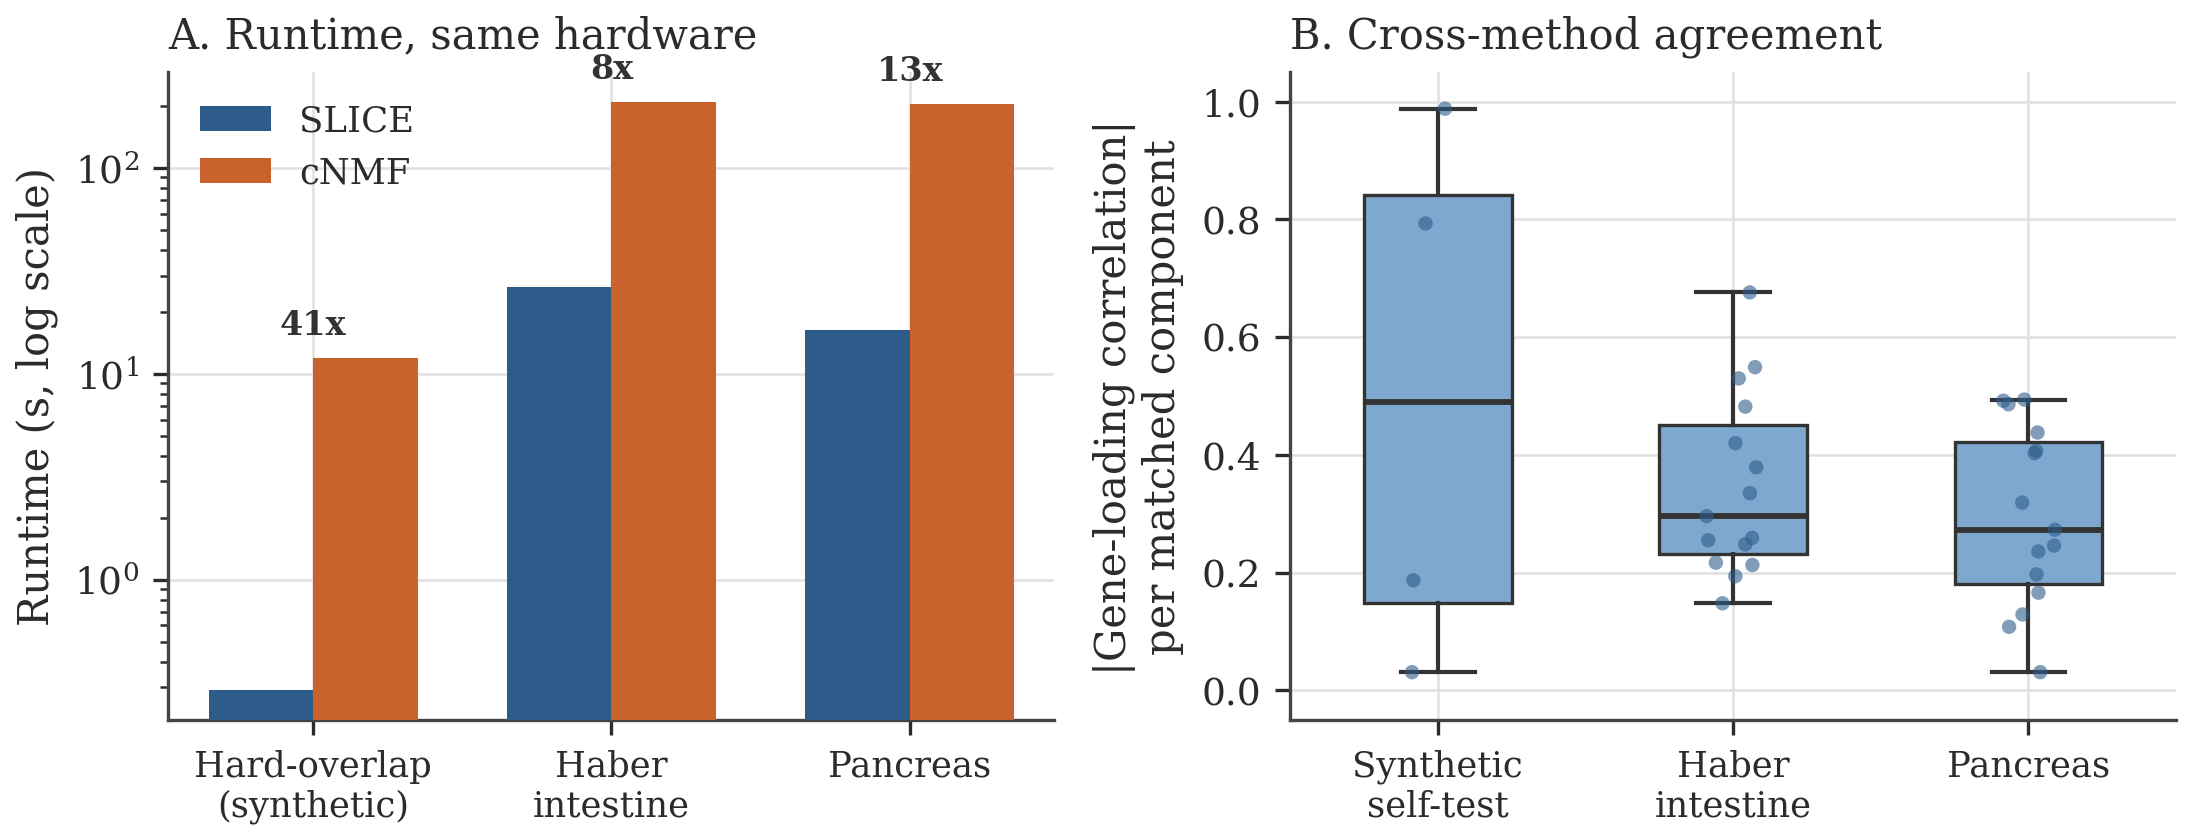

Generate this figure with Python:
import sys
sys.path.insert(0, '.')
from _style import set_style, COLORS
import matplotlib.pyplot as plt
import numpy as np

set_style()
fig, axes = plt.subplots(1, 2, figsize=(7.5, 3.0))

# --- Panel A: runtime, real datasets (log scale) ---
datasets = ["Hard-overlap\n(synthetic)", "Haber\nintestine", "Pancreas"]
slice_t = [0.29, 26.4, 16.3]
cnmf_t = [11.92, 209.9, 205.3]

ax = axes[0]
x = np.arange(len(datasets))
w = 0.35
ax.bar(x - w/2, slice_t, width=w, label="SLICE", color=COLORS["SLICE"], zorder=3)
ax.bar(x + w/2, cnmf_t, width=w, label="cNMF", color=COLORS["cNMF"], zorder=3)
ax.set_yscale("log")
ax.set_xticks(x)
ax.set_xticklabels(datasets, fontsize=8.5)
ax.set_ylabel("Runtime (s, log scale)")
ax.set_title("A. Runtime, same hardware", fontsize=10, loc="left")
ax.legend(frameon=False, fontsize=8.5)
for i, (s, c) in enumerate(zip(slice_t, cnmf_t)):
    ax.text(i, max(s, c) * 1.3, f"{c/s:.0f}x", ha="center", fontsize=8, fontweight="bold", color="#333")

# --- Panel B: cross-method agreement distributions on real data ---
haber = [0.676, 0.549, 0.530, 0.482, 0.420, 0.379, 0.335, 0.296, 0.259, 0.255, 0.248, 0.217, 0.213, 0.194, 0.148]
pancreas = [0.494, 0.492, 0.486, 0.438, 0.407, 0.403, 0.319, 0.273, 0.246, 0.236, 0.197, 0.166, 0.129, 0.108, 0.031]
synthetic_selftest = [0.988, 0.793, 0.187, 0.031]  # hard-overlap self-test, k=4

ax = axes[1]
positions = [1, 2, 3]
data = [synthetic_selftest, haber, pancreas]
labels = ["Synthetic\nself-test", "Haber\nintestine", "Pancreas"]
bp = ax.boxplot(data, positions=positions, widths=0.5, patch_artist=True,
                 medianprops={"color": "#333333", "linewidth": 1.4},
                 boxprops={"facecolor": COLORS["SLICE_light"], "edgecolor": "#333333", "linewidth": 0.8},
                 whiskerprops={"color": "#333333"}, capprops={"color": "#333333"},
                 flierprops={"markersize": 0})
rng = np.random.default_rng(0)
for pos, vals in zip(positions, data):
    jitter = rng.uniform(-0.09, 0.09, size=len(vals))
    ax.scatter(np.full(len(vals), pos) + jitter, vals, s=12, color=COLORS["SLICE"],
               alpha=0.6, zorder=4, edgecolor="none")
ax.set_xticks(positions)
ax.set_xticklabels(labels, fontsize=8.5)
ax.set_ylabel("|Gene-loading correlation|\nper matched component")
ax.set_title("B. Cross-method agreement", fontsize=10, loc="left")
ax.set_ylim(-0.05, 1.05)

fig.tight_layout()
fig.savefig("fig_cnmf_comparison.pdf")
fig.savefig("fig_cnmf_comparison.png")
print("saved fig_cnmf_comparison.pdf/.png")
